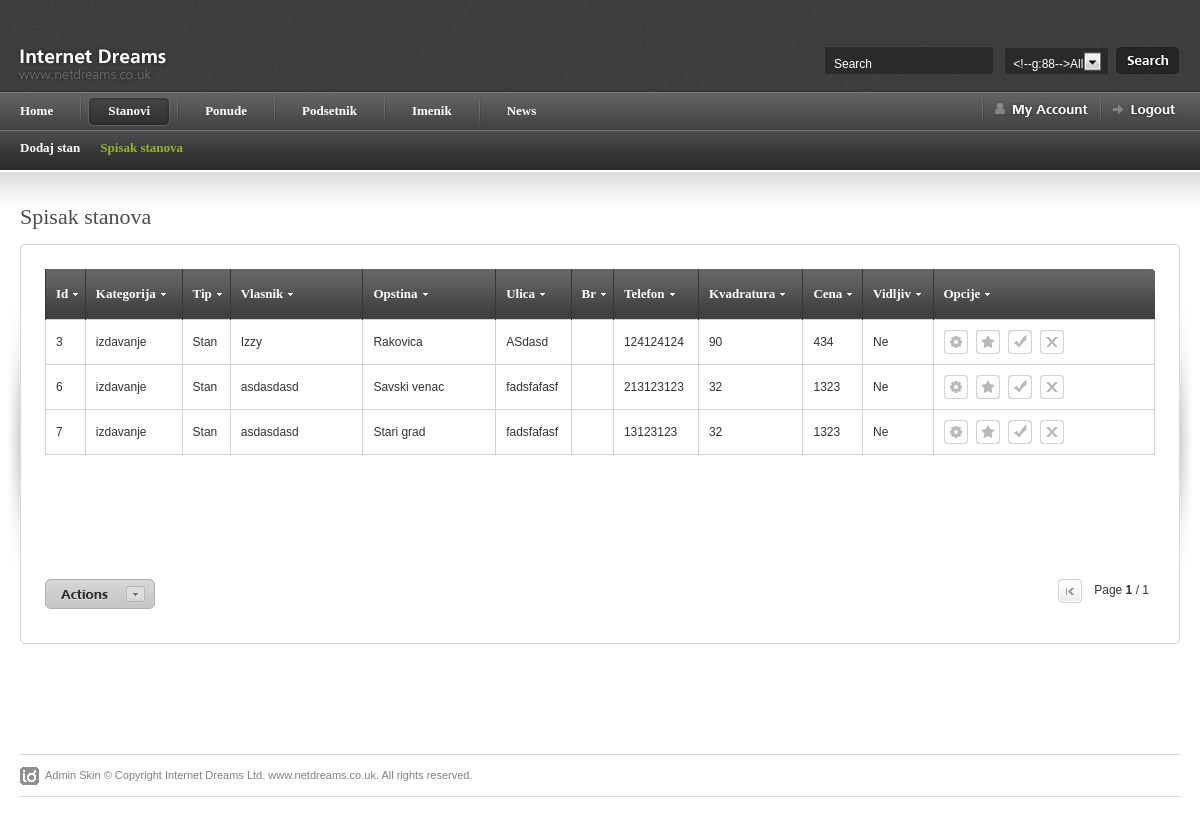
The app's page /admin/spisak_stanova.php (signed in) with its own data.
### tables this page shows
CREATE TABLE IF NOT EXISTS `stanovi` (
  `id` int(10) NOT NULL AUTO_INCREMENT,
  `kategorija` enum('izdavanje','prodaja') NOT NULL,
  `tip` enum('Stan','Kuća','Poslovni prostor','Magacin','Lokal') NOT NULL,
  `stan_tip` enum('Garsonjera','Jednosoban','Jednoiposoban','Dvosoban','Dvoiposoban','Trosoban','Troiposoban','Četvorosoban','Četvoroiposoban','Petosoban i više') NOT NULL,
  `vlasnik` varchar(500) NOT NULL,
  `lokacija_id` int(255) NOT NULL,
  `ulica` varchar(400) NOT NULL,
  `br` varchar(10) NOT NULL,
  `sprat` enum('Suteren','Prizemlje','Visoko prozemlje','1. sprat','2. sprat','3. sprat','4. sprat','5. sprat','6. sprat','7. sprat','8. sprat','9. sprat','9. sprat','10. sprat','11. sprat','12. sprat','13. sprat','14. sprat','15. sprat','16. sprat','17. sprat','18. sprat','19. sprat','20. sprat i više') NOT NULL,
  `telefon` varchar(300) NOT NULL,
  `email` varchar(100) NOT NULL,
  `cena` varchar(100) NOT NULL,
  `kvadratura` varchar(100) NOT NULL,
  `grejanje` enum('CG','EG','TA','PG','Klima uređaj') NOT NULL,
  `namestenost` enum('Namešten','Nenamešten') NOT NULL,
  `opis` varchar(5000) NOT NULL,
  `broj_soba` int(11) NOT NULL,
  `status` varchar(100) NOT NULL,
  `vidljiv` int(11) NOT NULL,
  `datum_dodavanja` timestamp NOT NULL DEFAULT CURRENT_TIMESTAMP ON UPDATE CURRENT_TIMESTAMP,
  PRIMARY KEY (`id`)
);

CREATE TABLE IF NOT EXISTS `lokacija` (
  `id` int(255) NOT NULL AUTO_INCREMENT,
  `opstina` varchar(300) NOT NULL,
  PRIMARY KEY (`id`)
);

### data_base_access/stanoviDA.php (called while the page is built, shortened)
<?php
include_once 'connection.php';
function prikaziSveStanove($start, $limit){
    global $conn;
    $sql = "SELECT * FROM stanovi as s
			INNER JOIN lokacija as l
			ON s.lokacija_id = l.id
			LIMIT $start, $limit";
	$query = $conn->prepare($sql);
	$query->execute();
	return $query->fetchAll(PDO::FETCH_BOTH);
}
function ukupanBrojStanova(){
    global $conn;
    $sql = "SELECT COUNT(*) as broj
			FROM stanovi";
    $query = $conn->prepare($sql);
    $query->execute();
	return $query->fetch();
}

### admin/spisak_stanova.php (the view, shortened to what this page needs)
<?php
include_once '../data_base_access/stanoviDA.php';
		$broj = ukupanBrojStanova();
		$num_rows = $broj['broj'];
		$items = 20;
		$page_amount = ceil($num_rows/$items);
		$page = @$_GET['stranica'];
		if($page < "1"){
			$page = "1";
		}
		$p_num = $items*($page - 1);
		$stanovi = prikaziSveStanove($p_num, $items);
?>
<!DOCTYPE html PUBLIC "-//W3C//DTD XHTML 1.0 Strict//EN" "http://www.w3.org/TR/xhtml1/DTD/xhtml1-strict.dtd">
<html xmlns="http://www.w3.org/1999/xhtml">
<head>
<link rel="stylesheet" href="css/screen.css" type="text/css" media="screen" title="default" />
<link rel="stylesheet" href="css/datePicker.css" type="text/css" />
</head>
<body>
<div id="page-top-outer">
<div id="page-top">
	<div id="logo">
	<a href=""><img src="images/shared/logo.png" width="156" height="40" alt="" /></a>
	</div>
	<div id="top-search">
		<table border="0" cellpadding="0" cellspacing="0">
		<tr>
		<td><input type="text" value="Search" onblur="if (this.value=='') { this.value='Search'; }" onfocus="if (this.value=='Search') { this.value=''; }" class="top-search-inp" /></td>
		<td>
		</td>
		<td>
		<input type="image" src="images/shared/top_search_btn.gif"  />
		</td>
		</tr>
		</table>
	</div>
</div>
</div>
<div class="nav-outer-repeat">
<div class="nav-outer">
		<div id="nav-right">
			<div class="nav-divider">&nbsp;</div>
			<div class="showhide-account"><img src="images/shared/nav/nav_myaccount.gif" width="93" height="14" alt="" /></div>
			<div class="nav-divider">&nbsp;</div>
			<a href="logout.php" id="logout"><img src="images/shared/nav/nav_logout.gif" width="64" height="14" alt="" /></a>
		</div>
		<div class="nav">
		<div class="table">
		<ul class="select"><li><a href="admin.php"><b>Home</b></a>
		</li>
		</ul>
		<div class="nav-divider">&nbsp;</div>
		<ul class="current"><li><a href="dodaj_stan.php"><b>Stanovi</b></a>
		<div class="select_sub show">
			<ul class="sub">
				<li><a href="dodaj_stan.php">Dodaj stan</a></li>
				<li class="sub_show"><a href="spisak_stanova.php">Spisak stanova</a></li>
			</ul>
		</div>
		</li>
		</ul>
		<div class="nav-divider">&nbsp;</div>
		<ul class="select"><li><a href="spisak_ponuda.php"><b>Ponude</b></a>
		</li>
		</ul>
		<div class="nav-divider">&nbsp;</div>
		<ul class="select"><li><a href="podsetnik.php"><b>Podsetnik</b></a>
		</li>
		</ul>
		<div class="nav-divider">&nbsp;</div>
		<ul class="select"><li><a href="imenik.php"><b>Imenik</b></a>
		</li>
		</ul>
		<div class="nav-divider">&nbsp;</div>
		<ul class="select"><li><a href="#nogo"><b>News</b></a>
		</li>
		</ul>
		</div>
		</div>
</div>
</div>
<div id="content-outer">
<div id="content">
	<div id="page-heading">
		<h1>Spisak stanova</h1>
	</div>
	<table border="0" width="100%" cellpadding="0" cellspacing="0" id="content-table">
	<tr>
		<th rowspan="3" class="sized"><img src="images/shared/side_shadowleft.jpg" width="20" height="300" alt="" /></th>
		<th class="topleft"></th>
		<td id="tbl-border-top">&nbsp;</td>
		<th class="topright"></th>
		<th rowspan="3" class="sized"><img src="images/shared/side_shadowright.jpg" width="20" height="300" alt="" /></th>
	</tr>
	<tr>
		<td id="tbl-border-left"></td>
		<td>
		<div id="content-table-inner">
			<div id="table-content">
				<form id="mainform" action="">
				<table border="0" width="100%" cellpadding="0" cellspacing="0" id="product-table">
				<tr>
					<th class="table-header-repeat line-left"><a href="" >Id</a> </th>
					<th class="table-header-repeat line-left"><a href="">Kategorija</a></th>
					<th class="table-header-repeat line-left"><a href="">Tip</a></th>
					<th class="table-header-repeat line-left minwidth-1"><a href="">Vlasnik</a></th>
					<th class="table-header-repeat line-left minwidth-1"><a href="">Opstina</a></th>
					<th class="table-header-repeat line-left"><a href="">Ulica</a></th>
                                        <th class="table-header-repeat line-left"><a href="">Br</a></th>
					<th class="table-header-repeat line-left"><a href="">Telefon</a></th>
					<th class="table-header-repeat line-left"><a href="">Kvadratura</a></th>
					<th class="table-header-repeat line-left"><a href="">Cena</a></th>
					<th class="table-header-repeat line-left"><a href="">Vidljiv</a></th>
					<th class="table-header-options line-left"><a href="">Opcije</a></th>
				</tr>
				<?php
					if(isset($stanovi)){
					foreach($stanovi as $stan){
				?>
				<tr>
					<td><?php echo $stan[0];?></td>
					<td><?php echo $stan['kategorija'];?></td>
                                        <td><?php echo $stan['tip'];?></td>
					<td><?php echo $stan['vlasnik'];?></td>
					<td><?php echo $stan['opstina'];?></td>
					<td><?php echo $stan['ulica'];?></td>
                                        <td><?php echo $stan['br'];?></td>
					<td><?php echo $stan['telefon'];?></td>
					<td><?php echo $stan['kvadratura'];?></td>
                                        <td><?php echo $stan['cena'];?></td>
					<td><?php if($stan['vidljiv'] == '1'){echo 'Da';}else{echo 'Ne';}?></td>
					<td class="options-width">
					<a href="izmeni.php?id=<?php echo $stan[0];?>" title="Izmeni" class="icon-1 info-tooltip"></a>
					<a href="detaljan_pregled.php?id=<?php echo $stan[0];?>" title="Detaljnije" class="icon-3 info-tooltip"></a>
					<a href="promeni_vidljivost.php?id=<?php echo $stan[0] . '&vidljiv=' . $stan['vidljiv'];?>" title="Promeni Vidljivost" class="icon-5 info-tooltip"></a>
					<a href="izbrisi_stan.php?id=<?php echo $stan[0];?>" title="Obrisi" class="icon-2 info-tooltip"></a>
					</td>
				</tr>
				<?php
						}
					}
				?>
				</table>
				</form>
			</div>
			<div id="actions-box">
				<a href="" class="action-slider"></a>
			</div>
			<table border="0" cellpadding="0" cellspacing="0" id="paging-table">
			<tr>
			<td>
			<?php
			if($page_amount != "0"){
				if($page != "0"){
					$prev = $page-1;
					echo '<a href="spisak_stanova.php?stranica='.$prev.'" class="page-left"></a>';
				}
					  echo '<div id="page-info">Page <strong>'.$page.'</strong> / '.$page_amount.'</div>';
				?>
				<?php
			}
			?>
			</td>
			</tr>
			</table>
		</div>
		</td>
		<td id="tbl-border-right"></td>
	</tr>
	<tr>
		<th class="sized bottomleft"></th>
		<td id="tbl-border-bottom">&nbsp;</td>
		<th class="sized bottomright"></th>
	</tr>
	</table>
</div>
</div>
<div id="footer">
	<div id="footer-left">
	Admin Skin &copy; Copyright Internet Dreams Ltd. <a href="">www.netdreams.co.uk</a>. All rights reserved.</div>
</div>
</body>
</html>

### records on screen
stanovi: id "3", kategorija "izdavanje", tip "Stan", vlasnik "Izzy", lokacija.opstina "Rakovica", ulica "ASdasd", telefon "124124124", kvadratura "90", cena "434", vidljiv "Ne"
stanovi: id "6", kategorija "izdavanje", tip "Stan", vlasnik "asdasdasd", lokacija.opstina "Savski venac", ulica "fadsfafasf", telefon "213123123", kvadratura "32", cena "1323", vidljiv "Ne"
stanovi: id "7", kategorija "izdavanje", tip "Stan", vlasnik "asdasdasd", lokacija.opstina "Stari grad", ulica "fadsfafasf", telefon "13123123", kvadratura "32", cena "1323", vidljiv "Ne"

### other values on screen
$page "1"
$page_amount "1"
